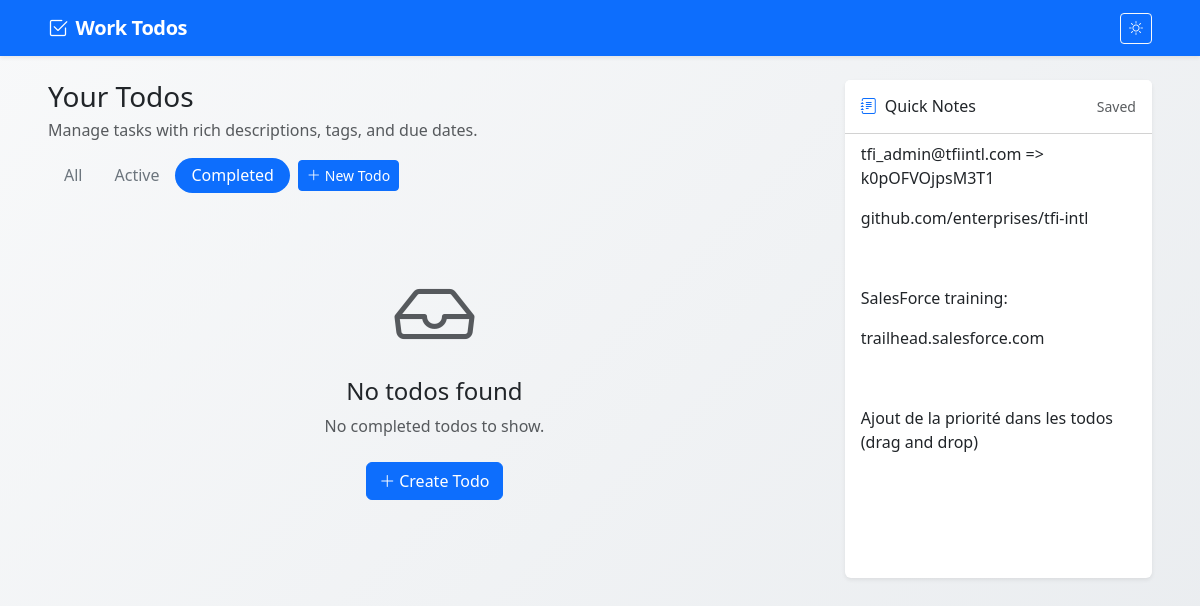
The app's page /?filter=completed, older data.
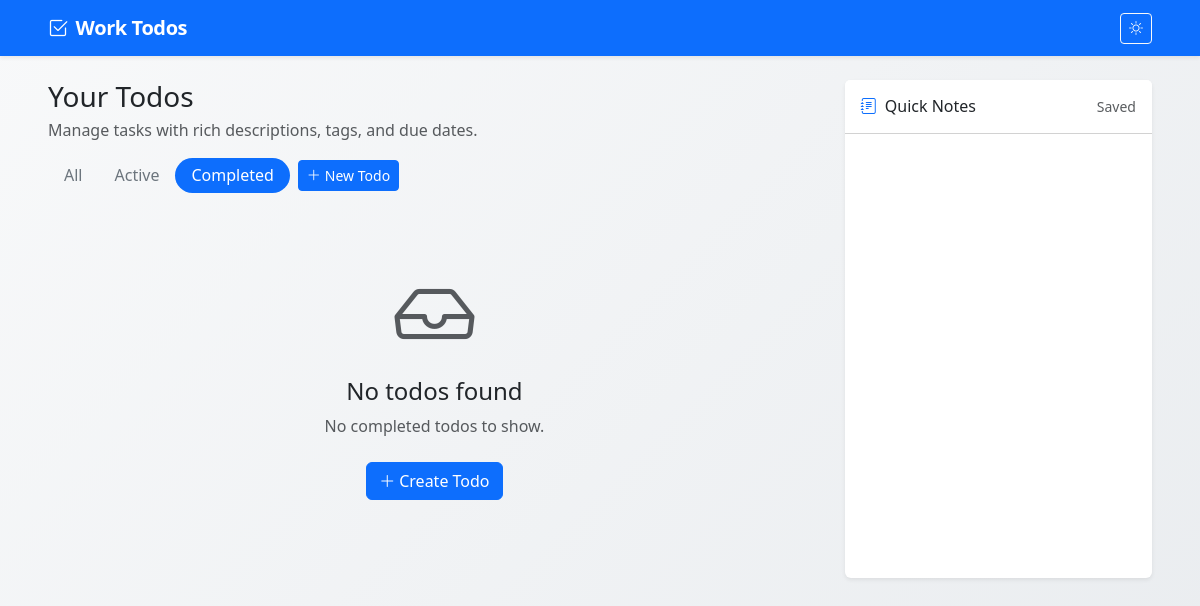
The same page, newer data.
### app.py (models this page shows)
class QuickNotes(db.Model):
    id = db.Column(db.Integer, primary_key=True)
    content = db.Column(db.Text, default="")
    updated_at = db.Column(
        db.DateTime,
        default=lambda: datetime.now(timezone.utc),
        onupdate=lambda: datetime.now(timezone.utc),
        nullable=False,
    )

### app.py (the view)
@app.route("/")
def index():
    filter_status = get_filter_status()
    selected_category_ids = get_selected_category_ids()
    query = Todo.query.order_by(Todo.sort_order.asc(), Todo.created_at.desc())
    if filter_status == "active":
        query = query.filter_by(completed=False)
    elif filter_status == "completed":
        query = query.filter_by(completed=True)
    if selected_category_ids:
        query = query.filter(Todo.categories.any(Category.id.in_(selected_category_ids)))
    todos = query.all()
    available_categories = get_available_categories(filter_status, selected_category_ids)
    quick_notes = get_quick_notes()
    return render_template(
        "index.html",
        todos=todos,
        filter_status=filter_status,
        available_categories=available_categories,
        selected_category_ids=selected_category_ids,
        quick_notes=quick_notes,
    )

### app.py (called while the page is built)
def get_selected_category_ids():
    selected = []
    for value in request.args.getlist("categories"):
        if value.isdigit():
            selected.append(int(value))
    return selected

def get_quick_notes():
    return QuickNotesRepository(db, QuickNotes).get_or_create()

def get_available_categories(filter_status="all", include_ids=None):
    return CategoryRepository(db, Category, Todo).get_available(filter_status, include_ids)

def get_filter_status():
    filter_status = request.args.get("filter", "active")
    if filter_status not in ("all", "active", "completed"):
        return "active"
    return filter_status

### repositories/category_repository.py (called while the page is built)
    def get_available(self, filter_status="all", include_ids=None):
        include_ids = list(include_ids or [])
        query = self.model.query
        if filter_status == "active":
            query = query.filter(self.model.todos.any(self.Todo.completed.is_(False)))
        elif filter_status == "completed":
            query = query.filter(self.model.todos.any(self.Todo.completed.is_(True)))
        else:
            query = query.filter(self.model.todos.any())
        categories = {c.id: c for c in query.order_by(self.model.name).all()}
        if include_ids:
            for c in self.model.query.filter(self.model.id.in_(include_ids)).all():
                categories[c.id] = c
        return sorted(categories.values(), key=lambda c: c.name)

### repositories/quicknotes_repository.py (called while the page is built)
    def get_or_create(self):
        notes = self.model.query.first()
        if notes is None:
            notes = self.model(content="")
            self.add(notes)
        return notes

### templates/index.html (shortened to what this page needs)
{% extends "base.html" %}
{% block main_class %}container-fluid px-4 px-lg-5{% endblock %}
{% block nav_class %}container-fluid px-4 px-lg-5{% endblock %}
{% block content %}
<div class="index-layout">
    <div class="index-main">
        <div class="d-flex flex-wrap align-items-center justify-content-between gap-3 mb-4">
            <div>
                <h1 class="h3 mb-1">Your Todos</h1>
                <p class="text-muted mb-0">Manage tasks with rich descriptions, tags, and due dates.</p>
            </div>
            <div class="d-flex flex-wrap align-items-center gap-2">
                <ul class="nav filter-pills mb-0">
                    <li class="nav-item">
                        <a class="nav-link {% if filter_status == 'all' %}active bg-primary text-white{% else %}text-secondary{% endif %}"
                           href="{{ url_for('index', filter='all', categories=selected_category_ids) }}">All</a>
                    </li>
                    <li class="nav-item">
                        <a class="nav-link {% if filter_status == 'active' %}active bg-primary text-white{% else %}text-secondary{% endif %}"
                           href="{{ url_for('index', filter='active', categories=selected_category_ids) }}">Active</a>
                    </li>
                    <li class="nav-item">
                        <a class="nav-link {% if filter_status == 'completed' %}active bg-primary text-white{% else %}text-secondary{% endif %}"
                           href="{{ url_for('index', filter='completed', categories=selected_category_ids) }}">Completed</a>
                    </li>
                </ul>
                <a href="{{ url_for('create_todo') }}" class="btn btn-primary btn-sm">
                    <i class="bi bi-plus-lg me-1"></i>New Todo
                </a>
            </div>
        </div>
        {% if todos %}
            <div class="row g-3" id="todo-list">
                {% for todo in todos %}
                <div class="col-12 todo-item" data-todo-id="{{ todo.id }}">
                    <div class="card todo-card shadow-sm border-0 {% if todo.completed %}border-start border-success border-4{% elif todo.is_overdue %}border-start border-danger border-4{% else %}border-start border-primary border-4{% endif %}">
                        <div class="card-body">
                            <div class="d-flex flex-wrap align-items-start justify-content-between gap-3">
                                <div class="d-flex align-items-start gap-2 flex-grow-1 min-w-0">
                                    <button type="button" class="btn btn-sm btn-link text-muted drag-handle px-1" title="Drag to reorder" aria-label="Drag to reorder">
                                        <i class="bi bi-grip-vertical"></i>
                                    </button>
                                    <div class="flex-grow-1 min-w-0">
                                    <div class="d-flex flex-wrap align-items-center gap-2 mb-2">
                                        {% if todo.completed %}
                                            <span class="badge text-bg-success"><i class="bi bi-check-circle me-1"></i>Completed</span>
                                        {% else %}
                                            <span class="badge text-bg-primary"><i class="bi bi-circle me-1"></i>Active</span>
                                        {% endif %}
                                        <small class="text-muted">
                                            <i class="bi bi-calendar-plus me-1"></i>
                                            Created {{ todo.created_at_local.strftime('%b %d, %Y') }}
                                        </small>
                                        {% if todo.due_date %}
                                        <small class="{% if todo.is_overdue %}text-danger fw-semibold{% elif todo.is_due_today %}text-warning fw-semibold{% else %}text-muted{% endif %}">
                                            <i class="bi bi-calendar-event me-1"></i>
                                            Due {{ todo.due_date.strftime('%b %d, %Y') }}
                                            {% if todo.is_overdue %}<span class="badge text-bg-danger ms-1">Overdue</span>{% elif todo.is_due_today %}<span class="badge text-bg-warning ms-1">Today</span>{% endif %}
                                        </small>
                                        {% endif %}
                                    </div>
                                    <h2 class="h5 todo-title mb-2 {% if todo.completed %}completed{% endif %}">{{ todo.title }}</h2>
                                    {% if todo.categories %}
                                    <div class="mb-2">
                                        {% for category in todo.categories|sort(attribute='name') %}
                                        <span class="badge rounded-pill text-bg-light border tag-badge me-1">{{ category.display_name }}</span>
                                        {% endfor %}
                                    </div>
                                    {% endif %}
                                    {% if todo.description %}
                                    <div class="todo-description text-secondary">
                                        {{ todo.description | safe }}
                                    </div>
                                    {% else %}
                                    <p class="text-muted fst-italic mb-0">No description provided.</p>
                                    {% endif %}
                                    </div>
                                </div>
                                <div class="d-flex flex-wrap gap-2">
                                    <form action="{{ url_for('toggle_todo', todo_id=todo.id) }}" method="post">
                                        <button type="submit" class="btn btn-sm {% if todo.completed %}btn-outline-secondary{% else %}btn-success{% endif %}">
                                            {% if todo.completed %}
                                                <i class="bi bi-arrow-counterclockwise me-1"></i>Reopen
                                            {% else %}
                                                <i class="bi bi-check-lg me-1"></i>Complete
                                            {% endif %}
                                        </button>
                                    </form>
                                    <a href="{{ url_for('edit_todo', todo_id=todo.id) }}" class="btn btn-sm btn-outline-primary">
                                        <i class="bi bi-pencil me-1"></i>Edit
                                    </a>
                                    <form action="{{ url_for('delete_todo', todo_id=todo.id) }}" method="post"
                                          onsubmit="return confirm('Delete this todo?');">
                                        <button type="submit" class="btn btn-sm btn-outline-danger">
                                            <i class="bi bi-trash"></i>
                                        </button>
                                    </form>
                                </div>
                            </div>
                        </div>
                    </div>
                </div>
                {% endfor %}
            </div>
        {% else %}
            <div class="text-center py-5">
                <div class="display-1 text-muted mb-3"><i class="bi bi-inbox"></i></div>
                <h2 class="h4">No todos found</h2>
                <p class="text-muted mb-4">
                    {% if selected_category_ids %}
                        No todos match the selected tags. Try clearing the tag filter.
                    {% elif filter_status == 'active' %}
                        You have no active todos. Great job!
                    {% elif filter_status == 'completed' %}
                        No completed todos to show.
                    {% else %}
                        Create your first todo to get started.
                    {% endif %}
                </p>
                <a href="{{ url_for('create_todo') }}" class="btn btn-primary">
                    <i class="bi bi-plus-lg me-1"></i>Create Todo
                </a>
            </div>
        {% endif %}
    </div>
    <aside class="index-notes">
        <div class="card quick-notes-card shadow-sm border-0 h-100">
            <div class="card-header bg-body d-flex align-items-center justify-content-between py-3">
                <h2 class="h6 mb-0">
                    <i class="bi bi-journal-text me-2 text-primary"></i>Quick Notes
                </h2>
                <small id="quick-notes-status" class="text-muted">Saved</small>
            </div>
            <div class="card-body p-3 pt-2">
                <div id="quick-notes-editor">{{ quick_notes.content | safe }}</div>
            </div>
        </div>
    </aside>
</div>
{% endblock %}

### templates/base.html (shortened to what this page needs)
<!DOCTYPE html>
<html lang="en" data-bs-theme="light">
<head>
    <link href="https://cdn.jsdelivr.net/npm/bootstrap@5.3.3/dist/css/bootstrap.min.css" rel="stylesheet">
    <link href="https://cdn.jsdelivr.net/npm/bootstrap-icons@1.11.3/font/bootstrap-icons.min.css" rel="stylesheet">
    <link href="https://cdn.quilljs.com/1.3.7/quill.snow.css" rel="stylesheet">
</head>
<body>
    <nav class="navbar navbar-expand-lg navbar-dark bg-primary shadow-sm mb-4">
        <div class="{% block nav_class %}container{% endblock %}">
            <a class="navbar-brand" href="{{ url_for('index') }}">
                <i class="bi bi-check2-square me-2"></i>Work Todos
            </a>
            <div class="d-flex align-items-center gap-2">
                <button type="button" class="btn btn-outline-light btn-sm theme-toggle" id="theme-toggle"
                        aria-label="Toggle dark mode" title="Toggle theme">
                    <i class="bi bi-sun theme-icon-light"></i>
                </button>
            </div>
        </div>
    </nav>
    <main class="{% block main_class %}container{% endblock %} pb-5">
        {% block content %}{% endblock %}
    </main>
</body>
</html>

### templates/base.html (style rules this page uses)
:root, [data-bs-theme="light"] { --app-bg-start: #f8f9fa; --app-bg-end: #e9ecef; --editor-bg: #fff; --quill-stroke: #ccc; --quill-fill: #444; --quill-toolbar-bg: #f8f9fa; }
body { background: linear-gradient(135deg, var(--app-bg-start) 0%, var(--app-bg-end) 100%); min-height: 100vh; }
.navbar-brand { font-weight: 700; letter-spacing: -0.02em; }
#editor, #quick-notes-editor { background: var(--editor-bg); }
.filter-pills .nav-link { border-radius: 2rem; padding: 0.35rem 1rem; }
.index-layout { display: flex; align-items: flex-start; gap: 1.5rem; }
.index-main { flex: 0 0 70%; max-width: 70%; min-width: 0; }
.index-notes { flex: 0 0 calc(30% - 1.5rem); max-width: calc(30% - 1.5rem); min-width: 0; }
.quick-notes-card { position: sticky; top: 1rem; }
#quick-notes-editor { min-height: 420px; }

Row changes from the older to the newer data that the page shows:
no longer on this page (row edited): QuickNotes: content "tfi_admin@tfiintl.com => k0pOFVOjpsM3T1 github.com/enterprises/tfi-intl SalesForce training: trailhead.salesforce.com Ajout de la priorité dans les todos (drag and drop)"
